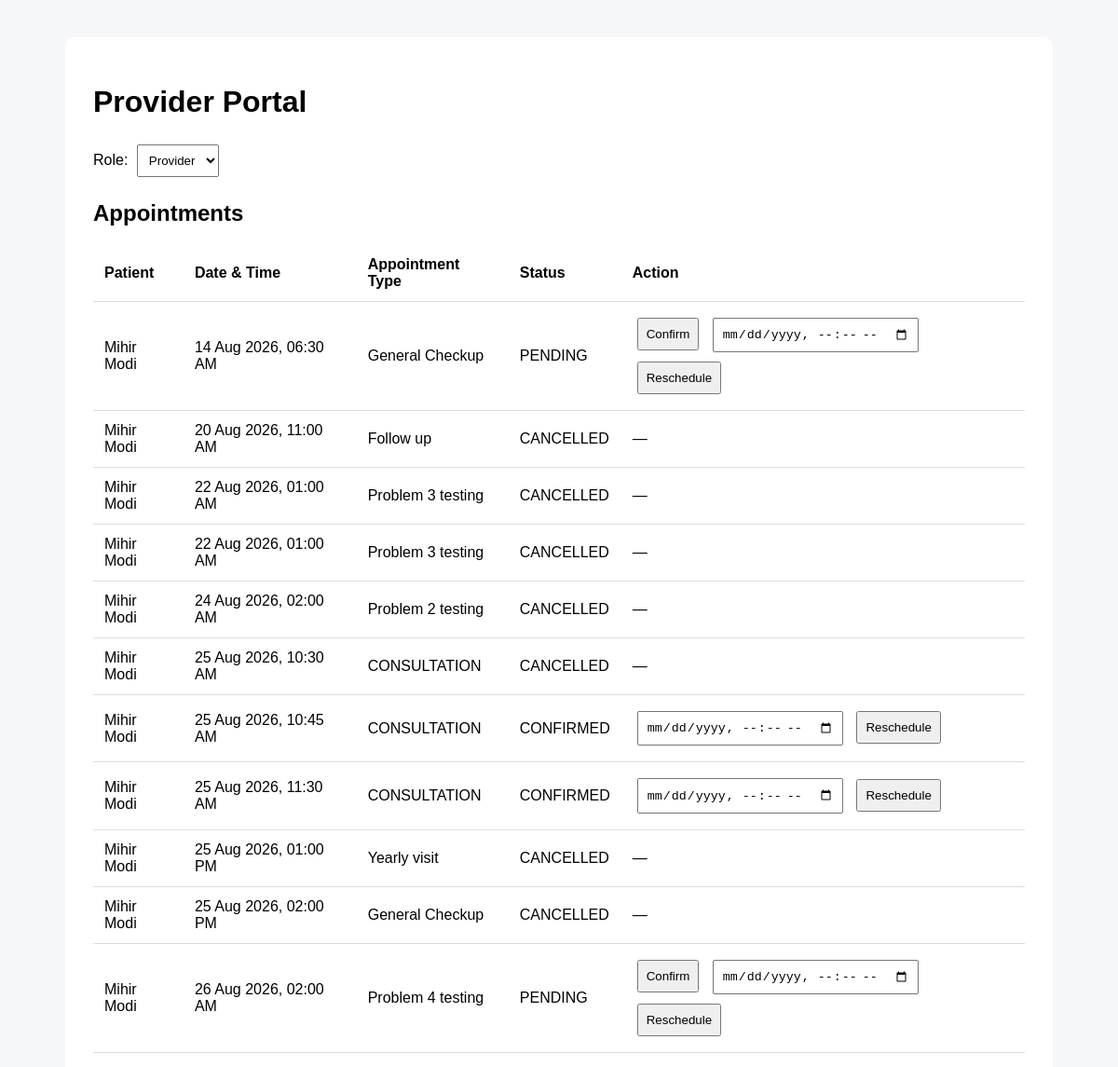
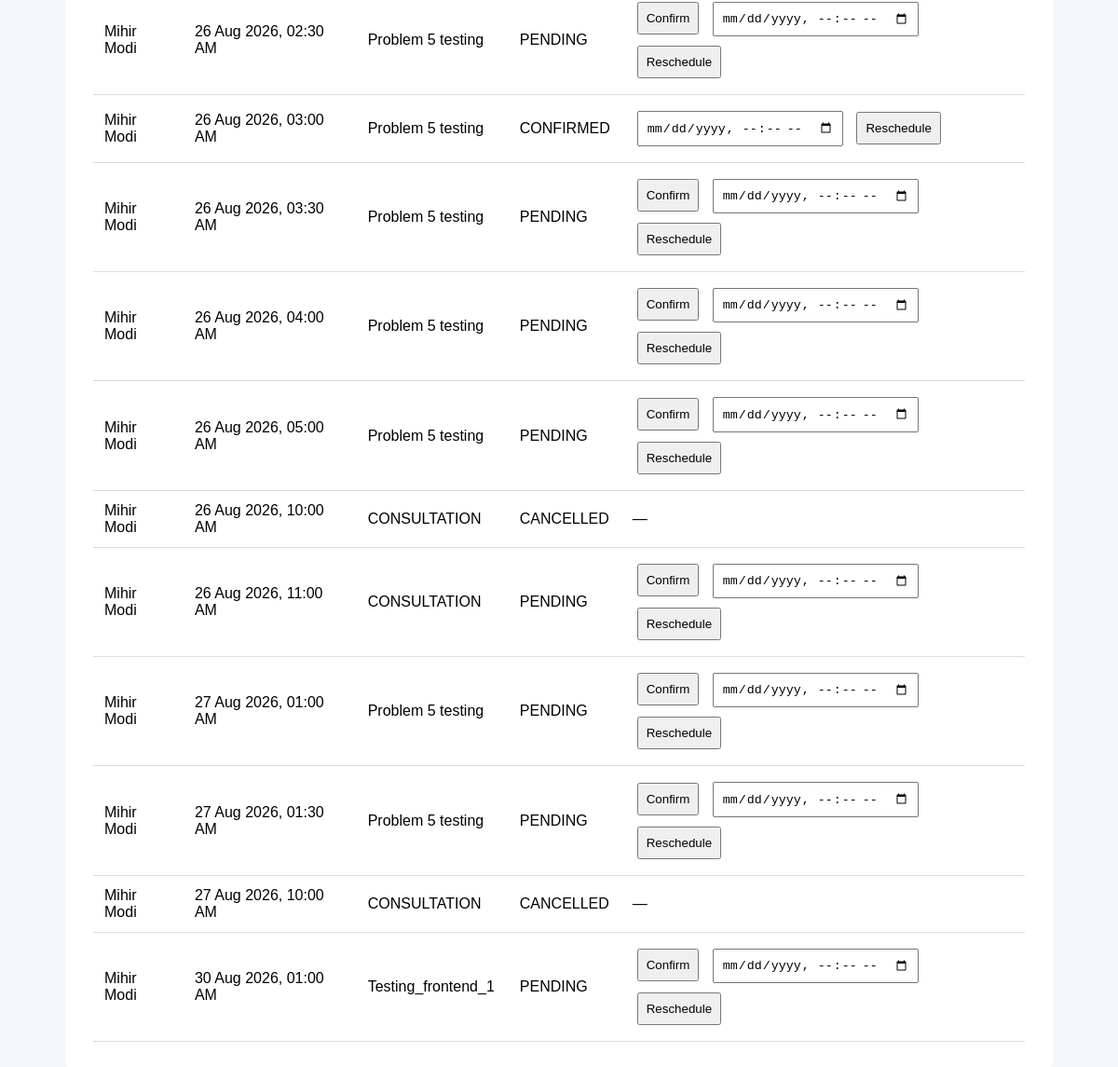
Screenshot of /appointments/provider/ with the database file from the repository (2 pictures, top to bottom).
### appointments/models.py (models this page shows, shortened)
class Appointment(models.Model):
    class Status(models.TextChoices):
        PENDING = "PENDING", "Pending"
        CONFIRMED = "CONFIRMED", "Confirmed"
        CANCELLED = "CANCELLED", "Cancelled"
    patient = models.ForeignKey(
        Patient,
        on_delete=models.CASCADE,
        related_name="appointments",
    )
    provider = models.ForeignKey(
        Provider,
        on_delete=models.CASCADE,
        related_name="appointments",
    )
    appointment_type = models.CharField(max_length=100)
    scheduled_at = models.DateTimeField()
    status = models.CharField(
        max_length=20,
        choices=Status.choices,
        default=Status.PENDING,
    )
    version = models.PositiveIntegerField(default=1)
    created_at = models.DateTimeField(auto_now_add=True)
    updated_at = models.DateTimeField(auto_now=True)

class Patient(models.Model):
    name = models.CharField(max_length=100)
    email = models.EmailField(unique=True)

### appointments/views.py (the view)
# urls.py: path("provider/", views.provider_portal, name="provider-portal"),
def provider_portal(request):
    provider = Provider.objects.first()
    appointments = Appointment.objects.filter(provider=provider).select_related("patient").order_by("scheduled_at")
    return render(
        request,
        "provider.html",
        {
            "appointments": appointments,
        },
    )

### appointments/templates/provider.html (shortened to what this page needs)
<!DOCTYPE html>
<html>
<head>
</head>
<body>
<div class="container">
    <h1>Provider Portal</h1>
    <label>
        Role:
        <select onchange="changeRole(this.value)">
            <option value="provider" selected>
                Provider
            </option>
        </select>
    </label>
    <h2>Appointments</h2>
    <table>
        <thead>
            <tr>
                <th>Patient</th>
                <th>Date & Time</th>
                <th>Appointment Type</th>
                <th>Status</th>
                <th>Action</th>
            </tr>
        </thead>
        <tbody>
        {% for appointment in appointments %}
            <tr>
                <td>
                    {{ appointment.patient.name }}
                </td>
                <td>
                    {{ appointment.scheduled_at|date:"d M Y, h:i A" }}
                </td>
                <td>
                    {{ appointment.appointment_type }}
                </td>
                <td>
                    {{ appointment.status }}
                </td>
                <td>
                    {% if appointment.status == "PENDING" %}
                        <form
                            method="post"
                            action="{% url 'provider-confirm' appointment.id %}"
                        >
                            <button type="submit">
                                Confirm
                            </button>
                        </form>
                        <form
                            method="post"
                            action="{% url 'provider-reschedule' appointment.id %}"
                        >
                            <input
                                type="datetime-local"
                                name="scheduled_at"
                                required
                            >
                            <button type="submit">
                                Reschedule
                            </button>
                        </form>
                    {% elif appointment.status == "CONFIRMED" %}
                        <form
                            method="post"
                            action="{% url 'provider-reschedule' appointment.id %}"
                        >
                            <input
                                type="datetime-local"
                                name="scheduled_at"
                                required
                            >
                            <button type="submit">
                                Reschedule
                            </button>
                        </form>
                    {% else %}
                        <span>—</span>
                    {% endif %}
                </td>
            </tr>
        {% empty %}
            <tr>
                <td colspan="5">
                    No appointments found.
                </td>
            </tr>
        {% endfor %}
        </tbody>
    </table>
</div>
</body>
</html>

### appointments/templates/provider.html (style rules this page uses)
body { font-family: Arial, sans-serif; margin: 40px; background: #f5f7fa; }
.container { max-width: 1000px; margin: auto; background: white; padding: 30px; border-radius: 10px; }
select, input, button { padding: 8px; margin: 5px; }
table { width: 100%; border-collapse: collapse; margin-top: 20px; }
th, td { padding: 12px; border-bottom: 1px solid #ddd; text-align: left; }
form { display: inline; }

### rows the page displays
Appointment: patient.name "Mihir Modi", scheduled_at "14 Aug 2026, 06:30 AM", appointment_type "General Checkup", status "PENDING"
Appointment: patient.name "Mihir Modi", scheduled_at "20 Aug 2026, 11:00 AM", appointment_type "Follow up", status "CANCELLED"
Appointment: patient.name "Mihir Modi", scheduled_at "22 Aug 2026, 01:00 AM", appointment_type "Problem 3 testing", status "CANCELLED"
Appointment: patient.name "Mihir Modi", scheduled_at "22 Aug 2026, 01:00 AM", appointment_type "Problem 3 testing", status "CANCELLED"
Appointment: patient.name "Mihir Modi", scheduled_at "24 Aug 2026, 02:00 AM", appointment_type "Problem 2 testing", status "CANCELLED"
Appointment: patient.name "Mihir Modi", scheduled_at "25 Aug 2026, 10:30 AM", appointment_type "CONSULTATION", status "CANCELLED"
Appointment: patient.name "Mihir Modi", scheduled_at "25 Aug 2026, 10:45 AM", appointment_type "CONSULTATION", status "CONFIRMED"
Appointment: patient.name "Mihir Modi", scheduled_at "25 Aug 2026, 11:30 AM", appointment_type "CONSULTATION", status "CONFIRMED"
Appointment: patient.name "Mihir Modi", scheduled_at "25 Aug 2026, 01:00 PM", appointment_type "Yearly visit", status "CANCELLED"
Appointment: patient.name "Mihir Modi", scheduled_at "25 Aug 2026, 02:00 PM", appointment_type "General Checkup", status "CANCELLED"
Appointment: patient.name "Mihir Modi", scheduled_at "26 Aug 2026, 02:00 AM", appointment_type "Problem 4 testing", status "PENDING"
Appointment: patient.name "Mihir Modi", scheduled_at "26 Aug 2026, 02:30 AM", appointment_type "Problem 5 testing", status "PENDING"
Appointment: patient.name "Mihir Modi", scheduled_at "26 Aug 2026, 03:00 AM", appointment_type "Problem 5 testing", status "CONFIRMED"
Appointment: patient.name "Mihir Modi", scheduled_at "26 Aug 2026, 03:30 AM", appointment_type "Problem 5 testing", status "PENDING"
Appointment: patient.name "Mihir Modi", scheduled_at "26 Aug 2026, 04:00 AM", appointment_type "Problem 5 testing", status "PENDING"
Appointment: patient.name "Mihir Modi", scheduled_at "26 Aug 2026, 05:00 AM", appointment_type "Problem 5 testing", status "PENDING"
Appointment: patient.name "Mihir Modi", scheduled_at "26 Aug 2026, 10:00 AM", appointment_type "CONSULTATION", status "CANCELLED"
Appointment: patient.name "Mihir Modi", scheduled_at "26 Aug 2026, 11:00 AM", appointment_type "CONSULTATION", status "PENDING"
Appointment: patient.name "Mihir Modi", scheduled_at "27 Aug 2026, 01:00 AM", appointment_type "Problem 5 testing", status "PENDING"
Appointment: patient.name "Mihir Modi", scheduled_at "27 Aug 2026, 01:30 AM", appointment_type "Problem 5 testing", status "PENDING"
Appointment: patient.name "Mihir Modi", scheduled_at "27 Aug 2026, 10:00 AM", appointment_type "CONSULTATION", status "CANCELLED"
Appointment: patient.name "Mihir Modi", scheduled_at "30 Aug 2026, 01:00 AM", appointment_type "Testing_frontend_1", status "PENDING"
